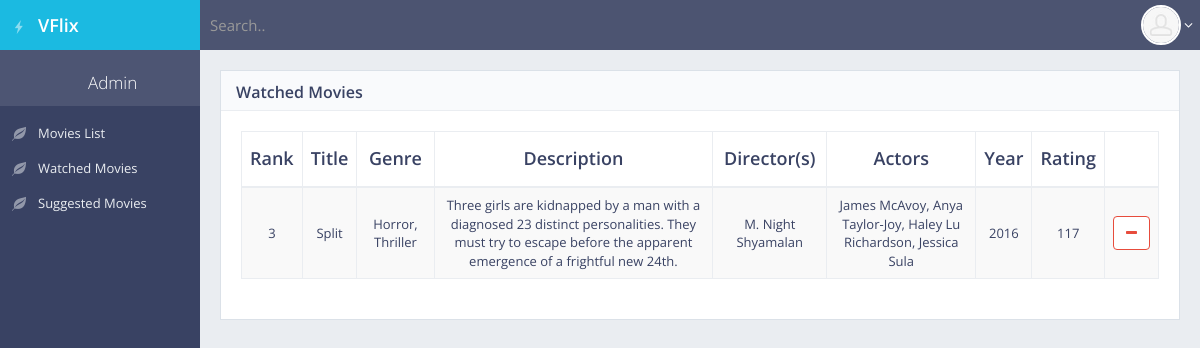
Page /watched_movies/ (signed in) on the committed database.
### vfapp/models.py (models this page shows, shortened)
class MoviesList(models.Model):
	rank = models.IntegerField(default = ' ')
	title = models.CharField(max_length = 50, default = ' ')
	genre = models.CharField(max_length = 50, default = ' ')
	description = models.TextField(default = ' ')
	director = models.CharField(max_length = 50, default = ' ')
	actors = models.TextField(default = ' ')
	year = models.IntegerField(default = ' ')
	rating = models.IntegerField(default = ' ')

### vfapp/views.py (the view)
# urls.py: url(r'^watched_movies/$', views.watched_movies, name = 'watched_movies'),
def watched_movies(request):
    if not request.user.is_authenticated :
        return redirect('enter')
    username = request.user.username
    watched_movie = MoviesSuggestions.objects.get(username = username)
    watched_movie = list(map(int, watched_movie.watched_movies.split(',')))
    movies = MoviesList.objects.filter(rank__in = watched_movie).exclude(rank = 0)
    return render(request, 'front/watched.html', {'movies' : movies, 'username' : username.capitalize()})

### vfapp/templates/front/watched.html (shortened to what this page needs)
{%extends 'front/master.html'%}
{%load static%}
{% block subtitle %}
    <div class="block-title">
        <h2><strong>Watched Movies</strong></h2>
    </div>
{% endblock %}
{% block mainblock %}
<table id="ecom-orders" class="table table-bordered table-striped table-vcenter">
    <thead>
        <tr>
            <th class="text-center" style="width: 10px;">Rank</th>
            <th class="text-center">Title</th>
            <th class="text-center">Genre</th>
            <th class="text-center">Description</th>
            <th class="text-center">Director(s)</th>
            <th class="text-center">Actors</th>
            <th class="text-center">Year</th>
            <th class="text-center">Rating</th>
            <th></th>
        </tr>
    </thead>
    <tbody>
    {% for x in movies %}
        <tr>
            <td class="text-center">{{x.rank}}</td>
            <td class="text-center">{{x.title}}</td>
            <td class="text-center">{{x.genre}}</td>
            <td class="text-center">{{x.description}}</td>
            <td class="text-center">{{x.director}}</td>
            <td class="text-center">{{x.actors}}</td>
            <td class="text-center">{{x.year}}</td>
            <td class="text-center">{{x.rating}}</td>
            <td><a href="{% url 'del_movie' rank=x.rank var=1%}" class="btn btn-alt btn-danger" title="remove from watched movies list"><i class="fa fa-minus"></i></a></td>
        </tr>
    {% endfor %}
    </tbody>
{% endblock %}

### vfapp/templates/front/master.html (shortened to what this page needs)
{% load static %}
<!DOCTYPE html>
 <html class="no-js" lang="en">
    <head>
        <link rel="stylesheet" href="{% static 'front/css/bootstrap.min.css' %}">
        <link rel="stylesheet" href="{% static 'front/css/plugins.css' %}">
        <link rel="stylesheet" href="{% static 'front/css/main.css' %}">
        <link rel="stylesheet" href="{% static 'front/css/themes.css' %}">
    </head>
    <body>
        <div id="page-wrapper">
            <div id="page-container" class="sidebar-partial sidebar-visible-lg sidebar-no-animations">
                <div id="sidebar">
                    <div id="sidebar-scroll">
                        <div class="sidebar-content">
                            <a href="{% static 'front/index.html" class="sidebar-brand">
                                <i class="gi gi-flash"></i><span class="sidebar-nav-mini-hide"><strong>VFlix</strong></span>
                            </a>
                            <div class="sidebar-section sidebar-user clearfix sidebar-nav-mini-hide">
                                <div class="sidebar-user-name">{{username}}</div>
                            </div>
                            <ul class="sidebar-nav">
                                <li>
                                    <a href="/"><i class="gi gi-leaf sidebar-nav-icon"></i><span class="sidebar-nav-mini-hide">Movies List</span></a>
                                </li>
                                <li>
                                    <a href="/watched_movies"><i class="gi gi-leaf sidebar-nav-icon"></i><span class="sidebar-nav-mini-hide">Watched Movies</span></a>
                                </li>
                                <li>
                                    <a href="/suggested_movies"><i class="gi gi-leaf sidebar-nav-icon"></i><span class="sidebar-nav-mini-hide">Suggested Movies</span></a>
                                </li>
                            </ul>
                        </div>
                    </div>
                </div>
                <div id="main-container">
                    <header class="navbar navbar-inverse">
                        <form action="{% url 'search' %}" method="post" class="navbar-form-custom">
                            <div class="form-group">
                                <input type="text" id="top-search" name="search" class="form-control" placeholder="Search..">
                            </div>
                        </form>
                        <ul class="nav navbar-nav-custom pull-right">
                            <li class="dropdown">
                                <a href="javascript:void(0)" class="dropdown-toggle" data-toggle="dropdown">
                                    <img src="{% static 'front/img/placeholders/avatars/avatar2.jpg' %}" alt="avatar"> <i class="fa fa-angle-down"></i>
                                </a>
                            </li>
                        </ul>
                    </header>
                    <div id="page-content">
                        <div class="block full">
                            {% block subtitle %}
                            {% endblock %}
                            {% block mainblock %}
                            {% endblock %}
                        </div>
                    </div>
                </div>
            </div>
        </div>
    </body>
</html>

### rows in the picture
MoviesList: rank "3", title "Split", genre "Horror, Thriller", description "Three girls are kidnapped by a man with a diagnosed 23 distinct personalities. They must try to escape before the apparent emergence of a frightful new 24th.", director "M. Night Shyamalan", actors "James McAvoy, Anya Taylor-Joy, Haley Lu Richardson, Jessica Sula", year "2016", rating "117"

### other values in the picture
{{ username }} "Admin"
